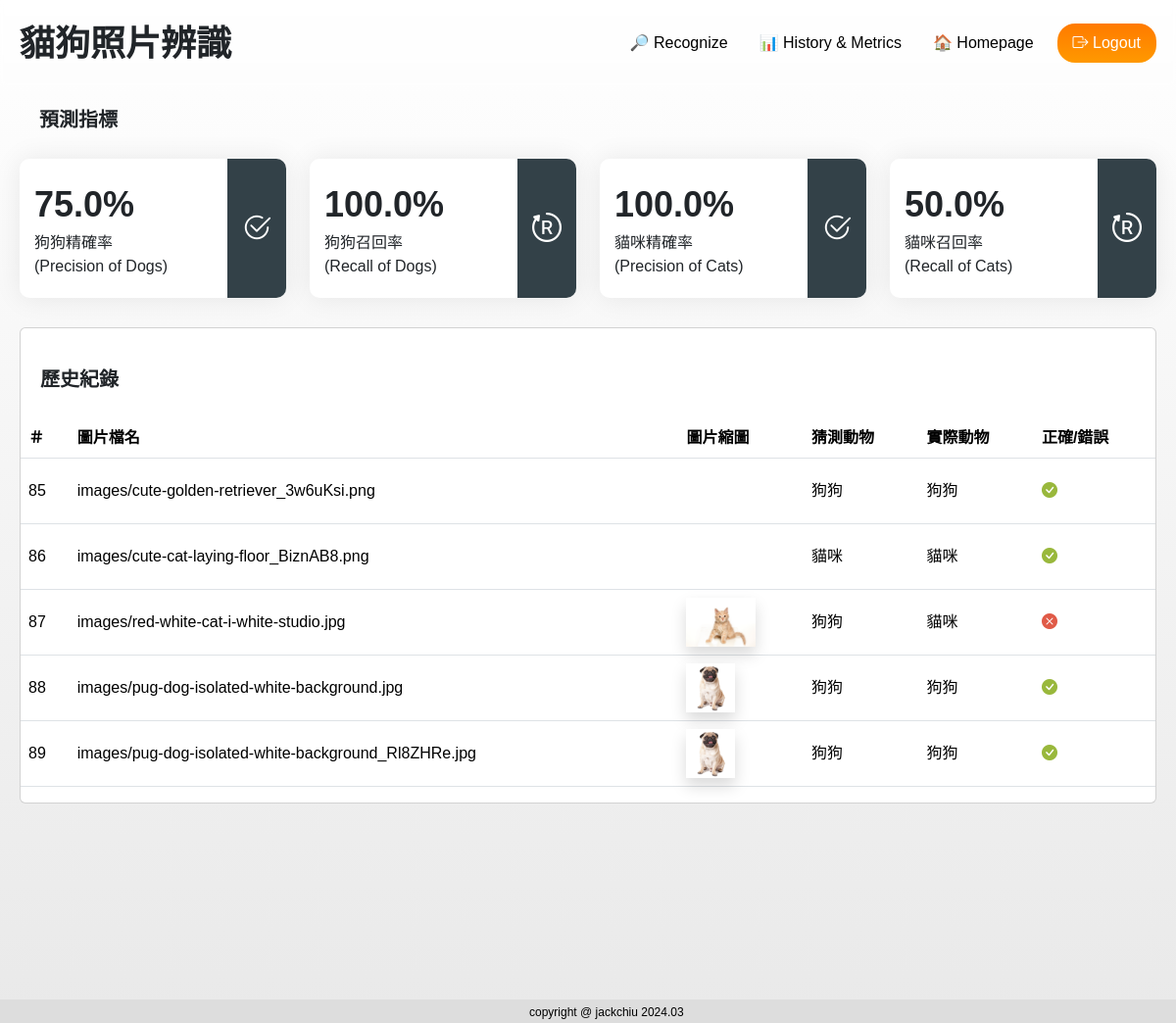
The page /dashboard/ (signed in) on the database its author committed.
### recognize/models.py (models this page shows)
class RecognizerLog(models.Model):
    image = models.ImageField(upload_to="images/",
                            blank=False,
                            null=False) # blank, null = False 必填
    upload_time = models.DateField(default=timezone.now)
    prediction = models.CharField(max_length=255, default="Null") # 預測結果
    real = models.CharField(max_length=255, default="Null") # 實際結果
    correct = models.IntegerField(blank=True, default=0) # 預測結果與實際結果相同嗎？相同為1，不同為0

### dashboard/views.py (the view)
# urls.py: path("", views.dashboard, name="dashboard")
@login_required(login_url="login")
def dashboard(request):
    photos = RecognizerLog.objects.all() # 取得所有的紀錄
    pCAT_rCAT = RecognizerLog.objects.filter(prediction="貓咪", real="貓咪").count()
    pCAT_rDOG = RecognizerLog.objects.filter(prediction="貓咪", real="狗狗").count()
    pDOG_rCAT = RecognizerLog.objects.filter(prediction="狗狗", real="貓咪").count()
    pDOG_rDOG = RecognizerLog.objects.filter(prediction="狗狗", real="狗狗").count()
    try:
        precision_of_dogs = round((pDOG_rDOG / (pDOG_rCAT + pDOG_rDOG))*100, 2) #（r狗/p狗）
    except:
        precision_of_dogs = None
    try:
        recall_of_dogs = round((pDOG_rDOG / (pCAT_rDOG + pDOG_rDOG))*100, 2) #（p狗/r狗）
    except:
        recall_of_dogs = None
    try:
        precision_of_cats = round((pCAT_rCAT / (pCAT_rCAT + pCAT_rDOG))*100, 2) #（r貓/p貓）
    except:
        precision_of_cats = None
    try:
        recall_of_cats = round((pCAT_rCAT / (pCAT_rCAT + pDOG_rCAT))*100, 2) #（p貓/r貓）
    except:
        recall_of_cats = None
    context = {
        "photos": photos,
        "precision_of_dogs": precision_of_dogs,
        "recall_of_dogs": recall_of_dogs,
        "precision_of_cats": precision_of_cats,
        "recall_of_cats": recall_of_cats
    }
    return render(request, 'dashboard/dashboard.html', context)

### dashboard/templates/dashboard/dashboard.html (shortened to what this page needs)
{% extends "base.html" %}
{% load static %}
{% block content %}
<div class="container p-relative">
    <div class="row">
        <div class="col">
            <div class="dashboard-header">
                <h5 class="noto-sans-black">預測指標</h2>
            </div>
        </div>
    </div>
    <div class="row" style="padding-bottom: 10px;">
        <div class="col-md-3">
            <div class="cards widget">
                <div class="d-flex flex-wrap">
                    <div class="widget-data">
                        <div class="noto-sans-black card-font-size">
                            {{ precision_of_dogs }}%
                        </div>
                        <div class="noto-sans-light">
                            狗狗精確率
                            <br>
                            (Precision of Dogs)
                        </div>
                    </div>
                    <div class="widget-icon">
                        <div class="icon" data-color="#00eccf">
                            <i class="bi bi-check2-circle"></i>
                        </div>
                    </div>
                </div>
            </div>
        </div>
        <div class="col-md-3">
            <div class="cards widget">
                <div class="d-flex flex-wrap">
                    <div class="widget-data">
                        <div class="noto-sans-black card-font-size">
                            {{ recall_of_dogs }}%
                        </div>
                        <div class="noto-sans-light">
                            狗狗召回率
                            <br>
                            (Recall of Dogs)
                        </div>
                    </div>
                    <div class="widget-icon">
                        <div class="icon" data-color="#00eccf">
                            <i class="bi bi-bootstrap-reboot"></i>
                        </div>
                    </div>
                </div>
            </div>
        </div>
        <div class="col-md-3">
            <div class="cards widget">
                <div class="d-flex flex-wrap">
                    <div class="widget-data">
                        <div class="noto-sans-black card-font-size">
                            {{ precision_of_cats }}%
                        </div>
                        <div class="noto-sans-light">
                            貓咪精確率
                            <br>
                            (Precision of Cats)
                        </div>
                    </div>
                    <div class="widget-icon">
                        <div class="icon" data-color="#00eccf">
                            <i class="bi bi-check2-circle"></i>
                        </div>
                    </div>
                </div>
            </div>
        </div>
        <div class="col-md-3">
            <div class="cards widget">
                <div class="d-flex flex-wrap">
                    <div class="widget-data">
                        <div class="noto-sans-black card-font-size">
                            {{ recall_of_cats }}%
                        </div>
                        <div class="noto-sans-light">
                            貓咪召回率
                            <br>
                            (Recall of Cats)
                        </div>
                    </div>
                    <div class="widget-icon">
                        <div class="icon" data-color="#00eccf">
                            <i class="bi bi-bootstrap-reboot"></i>
                        </div>
                    </div>
                </div>
            </div>
        </div>
    </div>
    <div class="dashboard-history">
        <div class="card" style="padding-top: 20px;">
            <div class="h5 noto-sans-black" style="padding: 20px;">歷史紀錄</div>
            <table class="table table-hover text-nowrap">
                <thead>
                    <tr>
                        <th>＃</th>
                        <th>圖片檔名</th>
                        <th>圖片縮圖</th>
                        <th>猜測動物</th>
                        <th>實際動物</th>
                        <th>正確/錯誤</th>
                    </tr>
                </thead>
                <tbody>
                    {% for photo in photos %}
                    <tr class="vertical-center">
                        <td>{{ photo.id }}</td>
                        <td>{{ photo.image }}</td>
                        <td>
                            <div class="d-flex align-items-center">
                                <img
                                    src="{{ photo.image.url }}"
                                    class="shadow"
                                    height="50"
                                    alt=""
                                />
                            </div>
                        </td>
                        <td>{{ photo.prediction }}</td>
                        <td>{{ photo.real }}</td>
                        <td>
                            {% if photo.correct == 1 %}
                                <i class="bi bi-check-circle-fill" style="color: #99B83C;"></i>
                            {% elif photo.correct == 0 %}
                                <i class="bi bi-x-circle-fill" style="color: #E05A47;"></i>
                            {% endif %}
                        </td>
                    </tr>
                    {% endfor %}
                </tbody>
            </table>
        </div>
    </div>
</div>
{% endblock %}

### templates/base.html (shortened to what this page needs)
{% load static %}
<!doctype html>
<html lang="en">
    <head>
        <link href="https://cdn.jsdelivr.net/npm/bootstrap@5.3.3/dist/css/bootstrap.min.css" rel="stylesheet">
        <link rel="stylesheet" href="{% static 'style.css' %}" />
        <link rel="stylesheet" href="https://cdn.jsdelivr.net/npm/bootstrap-icons@1.11.3/font/bootstrap-icons.min.css">
    </head>
    <body>
        <nav class="navbar">
            <div class="container p-relative d-flex justify-content-between">
                <div class="website-title open-sans-extrabold align-items-center">貓狗照片辨識</div>
                <ul class="navbar-list">
                    <li><a href="{% url 'recognize' %}" class="list-item">🔎 Recognize</a></li>
                    <li><a href="{% url 'dashboard' %}" class="list-item">📊 History & Metrics</a></li>
                    <li><a href="{% url 'homepage' %}" class="list-item">🏠 Homepage</a></li>
                    <li><a href="{% url 'logout' %}"  class="logout-btn" role="button"><i class="bi bi-box-arrow-right"></i> Logout</a></li>
                </ul>
            </div>
        </nav>
        <header class="header">
            {% block content %}
            {% endblock %}
        </header>
        <section class="section">
            <span class="copyright noto-sans-light">copyright @ jackchiu 2024.03</span>
        </section>
    </body>
</html>

### static/style.css (style rules this page uses)
.open-sans-extrabold { font-family: "Open Sans", sans-serif; font-weight: 800; }
.noto-sans-light { font-family: "Noto Sans TC", sans-serif; font-weight: 300; }
.noto-sans-black { font-family: "Noto Sans TC", sans-serif; font-weight: 900; }
ul { list-style: none; padding: 0; margin: 0; }
body { font-family: "Noto Sans TC", sans-serif; font-size: 16px; line-height: 1.5; background-image: linear-gradient(to bottom, #fff, #E9E9E9); }
.container { width: 100%; max-width: 1200px; margin: 0 auto; padding: 0 20px; }
.website-title { font-size: 36px; }
.navbar { background-color: rgba(255, 255, 255, 0.3); -webkit-backdrop-filter: blur(3px); backdrop-filter: blur(3px); position: fixed; top: 0; left: 0; right: 0; z-index: 1000; }
.navbar .navbar-list { display: flex; align-items: center; }
.navbar .list-item { display: inline-block; padding: 1.5rem 1rem; text-decoration: none; color: #000; transition: color 0.15s ease-in-out; }
.navbar .logout-btn { display: inline-block; margin-left: 0.5rem; padding: 0.5rem 1.0rem; border: 0; border-radius: 18px; text-decoration: none; color: #fff; background-image: linear-gradient(to bottom, #ff7a00, #ff9900); box-shadow: #f90 0 0 0; transition:box-shadow .15s ease-in-out; }
.header { overflow:hidden; }
.header .dashboard-header { padding-top: 110px; padding-bottom: 20px; padding-left: 20px; }
.header .dashboard-history { padding-top: 20px; padding-bottom: 200px; }
.cards { background-color: #fff; border-radius: 10px; -webkit-box-shadow: 0 0 28px rgba(0, 0, 0, .08); box-shadow:0 0 28px rgba(0, 0, 0, .08) }
.widget { padding: 0; overflow:hidden }
.widget .widget-data { width: calc(100% - 60px); padding:20px 15px }
.widget .widget-icon { width: 60px; font-size: 30px; line-height: 1; text-align: center; display: -webkit-box; display: -ms-flexbox; display: flex; -webkit-box-align: center; -ms-flex-align: center; align-items: center; -webkit-box-pack: center; -ms-flex-pack: center; justify-content: center; background: #334148; color:#fff }
.card-font-size { font-size: 36px; }
.section { padding-bottom: 16px 0; background-color:#ddd }
.copyright { display: inline-block; text-align: center; padding-left: 45%; text-decoration: none; color: #000; font-size: 12px; }
.p-relative { position: relative; }
.d-flex { display: flex; }
.justify-content-between { justify-content: space-between; }
.align-items-center { align-items: center; }
.vertical-center { vertical-align: middle; }

### rows shown on the page
RecognizerLog: id "85", image "images/cute-golden-retriever_3w6uKsi.png", prediction "狗狗", real "狗狗", correct 1 (drawn)
RecognizerLog: id "86", image "images/cute-cat-laying-floor_BiznAB8.png", prediction "貓咪", real "貓咪", correct 1 (drawn)
RecognizerLog: id "87", image "images/red-white-cat-i-white-studio.jpg", image (picture), prediction "狗狗", real "貓咪", correct 0 (drawn)
RecognizerLog: id "88", image "images/pug-dog-isolated-white-background.jpg", image (picture), prediction "狗狗", real "狗狗", correct 1 (drawn)
RecognizerLog: id "89", image "images/pug-dog-isolated-white-background_Rl8ZHRe.jpg", image (picture), prediction "狗狗", real "狗狗", correct 1 (drawn)

### other values the page prints
{{ precision_of_dogs }} "75.0"
{{ recall_of_dogs }} "100.0"
{{ precision_of_cats }} "100.0"
{{ recall_of_cats }} "50.0"
